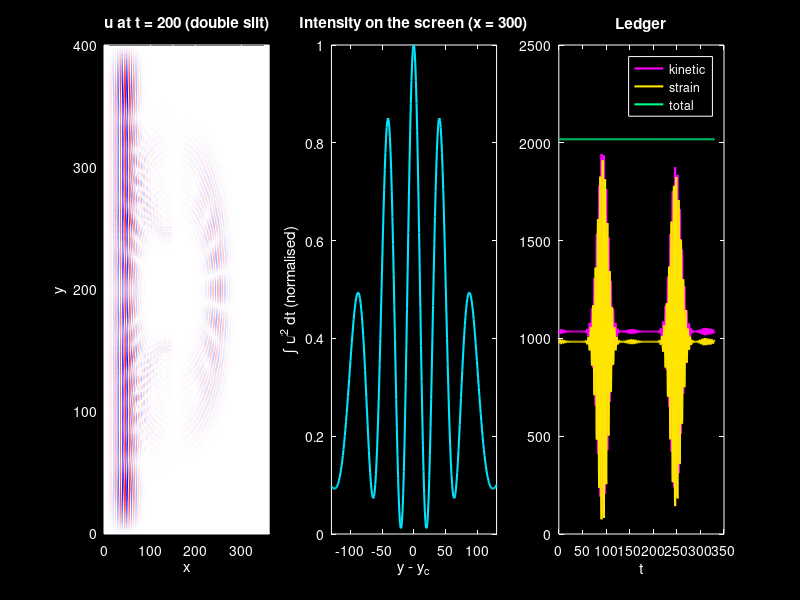

Source code (MATLAB):
%% Chapter 15 -- The Wave Equation: FDTD double-slit diffraction
% Self-contained: paste into the editor or the command window and run.
% No local functions, no other files needed. Needs MATLAB R2018a or newer.
%   u_tt = c^2 (u_xx + u_yy)
%   leapfrog: u(n+1) = 2u(n) - u(n-1) + (c dt/dx)^2 * Laplacian(u(n)),  c dt/dx <= 1/sqrt(2)
%   energy:   E = sum(1/2 u_t^2 + 1/2 c^2 |grad u|^2)
clear; clc; close all;

%% 1 Physics Engine
Nx = 360; Ny = 400; dx = 1.0; c = 1.0; dt = 0.5;
lam = 10; kw = 2*pi/lam;                         % carrier wavelength, wavenumber
x0 = 60; sg = 15;                                % pulse centre and envelope width
xw = 150; a = 6; d = 40; cy = Ny/2; xs = 300;    % wall, slit width, slit spacing, centre line, screen
r2 = (c*dt/dx)^2;
[X, Y] = ndgrid((0:Nx-1)*dx, (0:Ny-1)*dx);       % X = x, Y = y (0-based coordinates)
pulse = @(xx) exp(-(xx - x0).^2/(2*sg^2)) .* cos(kw*(xx - x0));
gd = @(u1,u2) sum(sum((u1(2:end,:)-u1(1:end-1,:)).*(u2(2:end,:)-u2(1:end-1,:)))) ...
            + sum(sum((u1(:,2:end)-u1(:,1:end-1)).*(u2(:,2:end)-u2(:,1:end-1))));

%% 2 Initial Conditions
wall = abs(X - xw) <= 1;                         % wall three cells thick
for yc = [cy - d/2, cy + d/2]
    wall(abs(X - xw) <= 1 & Y >= yc - a/2 & Y < yc + a/2) = false;   % open the slits
end
mask = ~wall;
mask(1,:) = false; mask(end,:) = false; mask(:,1) = false; mask(:,end) = false;
un = pulse(X) .* mask;                           % u at step n
up = pulse(X + c*dt) .* mask;                    % u at step n-1

nsteps = round(330/dt);
tt = zeros(1,nsteps); Ek = tt; Es = tt;
Iscreen = zeros(Ny,1); snap = zeros(Nx,Ny);
for k = 1:nsteps
    lap = zeros(Nx,Ny);
    lap(2:end-1,2:end-1) = un(3:end,2:end-1) + un(1:end-2,2:end-1) ...
                         + un(2:end-1,3:end) + un(2:end-1,1:end-2) - 4*un(2:end-1,2:end-1);
    unew = (2*un - up + r2*lap) .* mask;
    Ek(k) = 0.5*sum(sum(((unew - un)/dt).^2))*dx*dx;
    Es(k) = 0.5*c^2*gd(unew, un);
    tt(k) = k*dt;
    up = un; un = unew;
    Iscreen = Iscreen + (un(xs+1,:).^2).'*dt;
    if k == round(200/dt), snap = un; end
end
Et = Ek + Es;

%% 3 Checks and figure
fprintf('--- Checking your run (Chapter 15) ---\n');
fprintf('E total = %.2f, relative drift = %.2e\n', Et(1), max(abs(Et-Et(1)))/Et(1));
for tq = [10 100 150]
    kk = round(tq/dt);
    fprintf('t = %3d: kinetic = %7.1f  strain = %7.1f\n', tq, Ek(kk), Es(kk));
end
Inorm = Iscreen/max(Iscreen);
yy = (0:Ny-1)' - cy;
isp = find(Inorm(2:end-1) > Inorm(1:end-2) & Inorm(2:end-1) >= Inorm(3:end) & Inorm(2:end-1) > 0.3) + 1;
fprintf('fringe maxima at y - yc = %s\n', mat2str(yy(isp)'));
fprintf('theory: spacing lam*L/d = %.1f; exact first order = %.1f\n', ...
        lam*(xs-xw)/d, (xs-xw)*tan(asin(lam/d)));

dk  = @(ax) set(ax,'Color','k','XColor','w','YColor','w','Box','on');
lgs = @(lg) set(lg,'Color','k','EdgeColor','w','TextColor','w');
h = 128;
rb = [linspace(0,1,h)' linspace(0,1,h)' ones(h,1); ones(h,1) linspace(1,0,h)' linspace(1,0,h)'];
fig = figure('Color','k','Position',[100 100 1500 480]);

ax = subplot(1,3,1);
mm = max(abs(snap(:)));
imagesc(0:Nx-1, 0:Ny-1, snap.', [-mm mm]); axis xy; colormap(ax, rb);
hold on; plot([xw xw], [0 Ny], 'w-', 'LineWidth', 0.8);
title('u at t = 200 (double slit)','Color','w'); xlabel('x'); ylabel('y'); dk(ax);

ax = subplot(1,3,2);
plot(yy, Inorm, 'Color', [0 0.9 1], 'LineWidth', 1.5); xlim([-130 130]);
title('Intensity on the screen (x = 300)','Color','w'); xlabel('y - y_c');
ylabel('\int u^2 dt (normalised)'); dk(ax);

ax = subplot(1,3,3); hold on;
plot(tt, Ek, 'Color', [1 0 1], 'LineWidth', 1.5);
plot(tt, Es, 'Color', [1 0.9 0], 'LineWidth', 1.5);
plot(tt, Et, 'Color', [0 1 0.53], 'LineWidth', 1.5);
title('Ledger','Color','w'); xlabel('t'); dk(ax);
lgs(legend('kinetic','strain','total'));

try, set(fig,'InvertHardcopy','off'); print(fig,'fig16_15.png','-dpng','-r300'); catch, end
